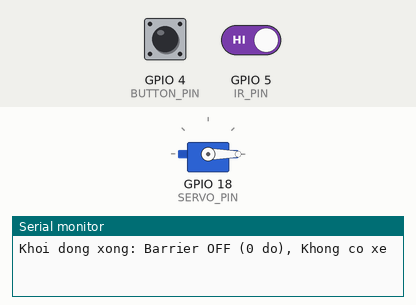
Simulated run of this sketch. Board: ESP32. Shown: servo, the last lines printed to the serial monitor. Inputs (shaded band) come from the test bench; at power-on: GPIO 4 (BUTTON_PIN) HIGH, GPIO 5 (IR_PIN) HIGH.

Above: at 1.2 s.
1.3 s: GPIO 4 (BUTTON_PIN) pulled LOW for 0.15 s
At 4.1 s:
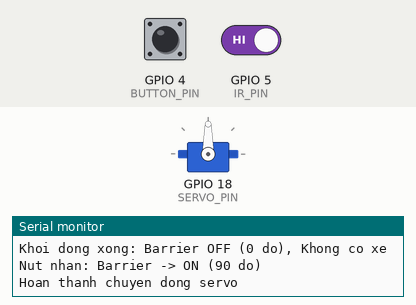
4.4 s: GPIO 5 (IR_PIN) driven LOW
At 4.88 s:
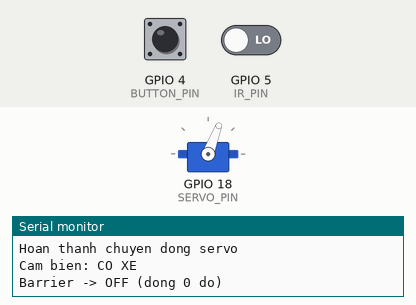
7.4 s: GPIO 5 (IR_PIN) driven HIGH
8.9 s: GPIO 4 (BUTTON_PIN) pulled LOW for 1 s
At 9.74 s:
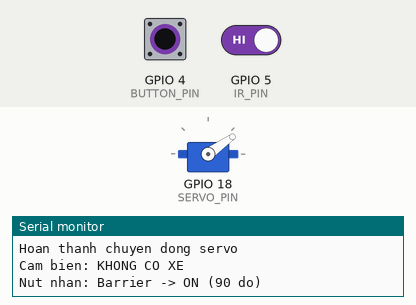
12.3 s: GPIO 4 (BUTTON_PIN) driven LOW
At 13.14 s:
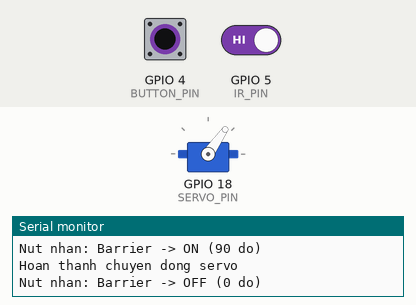
Timing chart, 0 to 15.8 s (numbered marks = the images above; inputs shaded):
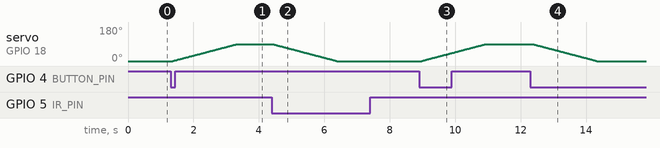

Measured:
- after the input at 1.3 s, servo on GPIO 18 (SERVO_PIN): moves from 0° to 90° over 2.0 s, starting after 0.07 s
- after the input at 4.4 s, servo on GPIO 18 (SERVO_PIN): moves from 90° to 0° over 2.0 s, starting at once
- after the input at 8.9 s, servo on GPIO 18 (SERVO_PIN): moves from 0° to 90° over 2.0 s, starting after 0.07 s
- after the input at 12.3 s, servo on GPIO 18 (SERVO_PIN): moves from 90° to 0° over 2.0 s, starting after 0.07 s

The sketch:

test_hong_ngoai.ino
```cpp
#include <Arduino.h>
#include <ESP32Servo.h>

Servo myServo;

// ==========================
// Cấu hình chân
// ==========================
const int SERVO_PIN  = 18;   // GPIO18 - servo signal
const int BUTTON_PIN = 4;    // GPIO4  - nút nhấn
const int IR_PIN     = 5;    // GPIO5  - cảm biến hồng ngoại (OUT)

// ==========================
// Biến trạng thái
// ==========================
bool servoState = false;          // false = 0°, true = 90°
bool lastButtonReading = HIGH;
bool buttonStableState = HIGH;
unsigned long lastDebounceTime = 0;
const unsigned long debounceDelay = 50; // 50ms chống dội

int lastIrState = HIGH; // lưu trạng thái trước của cảm biến

// ==========================
// Setup
// ==========================
void setup() {
  Serial.begin(115200);

  pinMode(BUTTON_PIN, INPUT_PULLUP);
  pinMode(IR_PIN, INPUT);

  myServo.attach(SERVO_PIN, 500, 2500);
  myServo.write(0);   // bắt đầu ở góc 0°
  Serial.println("Khoi dong xong: Barrier OFF (0 do), Khong co xe");
}

// ==========================
// Loop
// ==========================
void loop() {
  handleSystem();
}

// ==========================
// Hàm chính quản lý hệ thống
// ==========================
void handleSystem() {
  int irState = digitalRead(IR_PIN);

  // Chỉ xử lý khi có thay đổi trạng thái cảm biến
  if (irState != lastIrState) {
    if (irState == LOW) {
      Serial.println("Cam bien: CO XE");
      if (servoState) {
        Serial.println("Barrier -> OFF (dong 0 do)");
        moveServoSmooth(90, 0, 2000);
        servoState = false;
      }
    } else {
      Serial.println("Cam bien: KHONG CO XE");
      // Khi không có xe, nút nhấn có thể mở barrier
    }
    lastIrState = irState; // cập nhật trạng thái cũ
  }

  // Khi không có xe -> xử lý nút nhấn
  if (irState == HIGH) {
    handleButton();
  }
}

// ==========================
// Hàm xử lý nút nhấn (chống dội)
// ==========================
void handleButton() {
  bool reading = digitalRead(BUTTON_PIN);

  if (reading != lastButtonReading) {
    lastDebounceTime = millis();
  }

  if ((millis() - lastDebounceTime) > debounceDelay) {
    if (reading != buttonStableState) {
      buttonStableState = reading;

      if (buttonStableState == LOW) {
        toggleServo();
      }
    }
  }

  lastButtonReading = reading;
}

// ==========================
// Hàm đổi trạng thái servo
// ==========================
void toggleServo() {
  int startAngle = servoState ? 90 : 0;
  servoState = !servoState;
  int targetAngle = servoState ? 90 : 0;

  Serial.print("Nut nhan: Barrier -> ");
  Serial.println(servoState ? "ON (90 do)" : "OFF (0 do)");

  moveServoSmooth(startAngle, targetAngle, 2000);
}

// ==========================
// Quay servo mượt
// ==========================
void moveServoSmooth(int start, int end, int duration) {
  int step = (end > start) ? 1 : -1;
  int steps = abs(end - start);
  int delayTime = duration / steps;

  for (int pos = start; pos != end; pos += step) {
    myServo.write(pos);
    delay(delayTime);
  }
  myServo.write(end);
  Serial.println("Hoan thanh chuyen dong servo");
}
```
